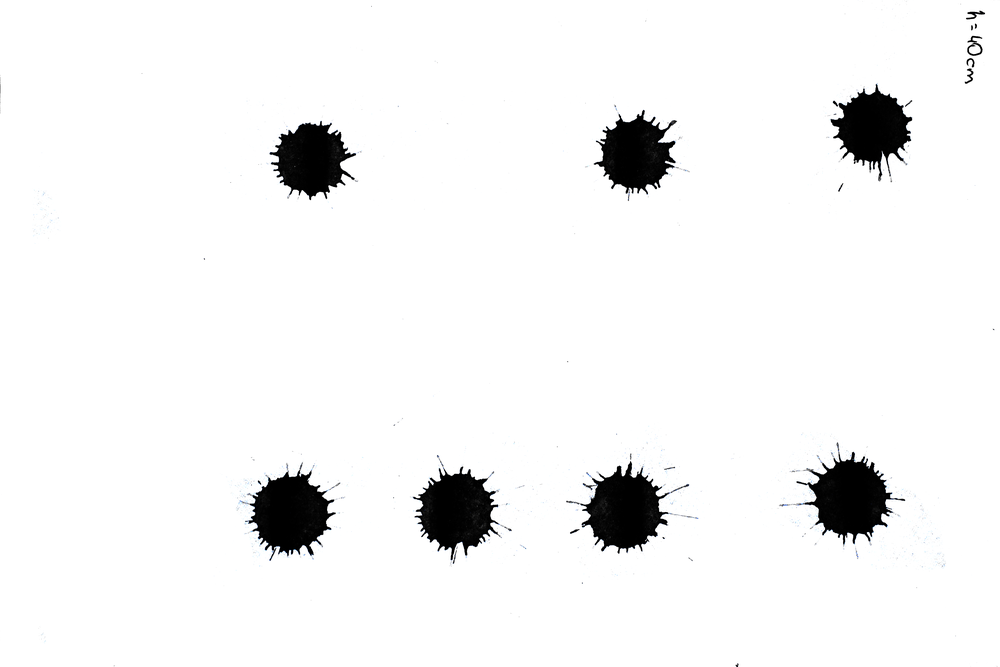
//> input picture 4.png, 1000 x 667 px, shrunk from 5184 x 3456 before the run
$ ./main ../4.png out.png   (built with g++ and OpenCV 4)
//> lines starting //> are read from the running program, lines starting //| are printed output that depends on the picture; after the words box and inside, x2 and y2 are one past the last pixel; in counts of white or black regions, pixels touching at a corner belong together
//> further down, bigsrc is the input picture: 667 rows x 1000 cols, CV_8UC3; mean B, G, R 243.1, 243, 243
#include <stdlib.h>

#include <iostream>
#include <fstream>
#include <string>
#include <vector>

#include <opencv2/imgcodecs.hpp>
#include <opencv2/highgui.hpp>
#include <opencv2/imgproc.hpp>

#define SCALE_FACTOR 1

cv::Mat src;
cv::Mat gray;

cv::Mat dest;

int lowThreshold;
const int maxLowThreshold = 100;

std::ofstream output;

void CannyThreshold(int _a, void *_b) {
//> called with _a = 0
    cv::Mat detectedEdges;
    cv::blur(gray, detectedEdges, cv::Size(3, 3));
//    cv::Canny(detectedEdges, detectedEdges, lowThreshold, lowThreshold * 3, 3);
    cv::threshold(detectedEdges, detectedEdges, 127, 255, cv::THRESH_BINARY_INV);
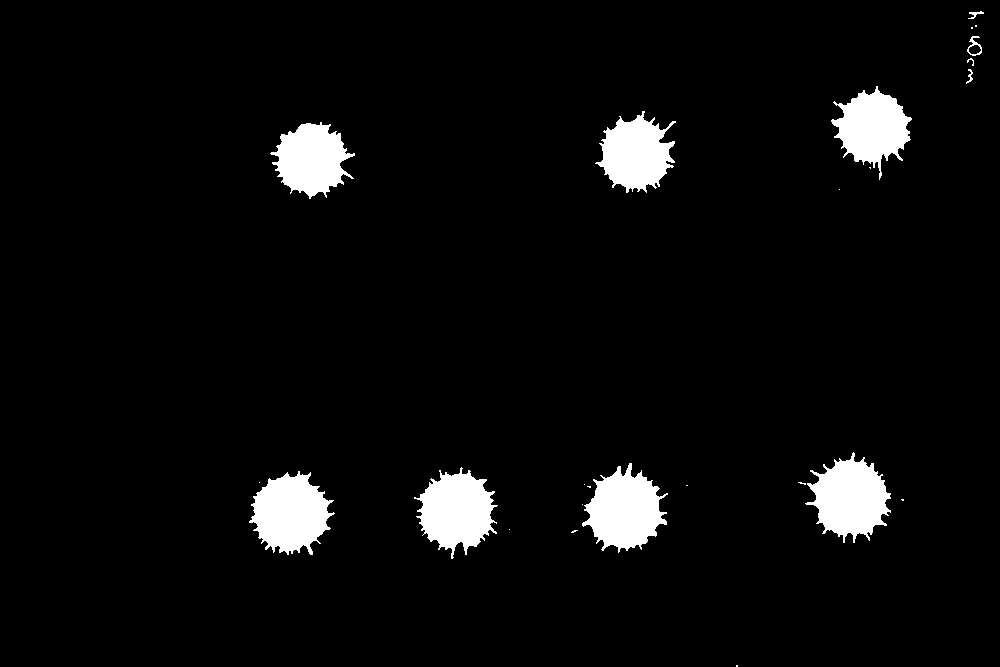
//> detectedEdges: 667 rows x 1000 cols, CV_8UC1; 4.6% white; 25 white regions (14 under 20 px)

    std::vector<std::vector<cv::Point>> contours;
    cv::findContours(detectedEdges, contours, cv::RETR_LIST, cv::CHAIN_APPROX_SIMPLE);
//> contours = 26 contours, 15 with area under 20; largest, box (x1, y1, x2, y2) and area: (249, 471, 335, 555) 4481, (805, 452, 891, 543) 4460, (582, 463, 668, 553) 4454, (414, 467, 498, 559) 4370, (831, 86, 912, 180) 3881

    for(auto con : contours) {
        if(cv::contourArea(con) < 100) continue;
        cv::Point2f center;
        float radius;

        cv::minEnclosingCircle(con, center, radius);

        cv::circle(src, center, radius, cv::Scalar(255, 0, 0));

        // now find the inscribed circle
        int dist = 0;
        int maxDist = 0;
        cv::Point nCenter;

        #pragma omp parallel for
        for(int i = 0; i < detectedEdges.cols; i++) {
            for(int j = 0; j < detectedEdges.rows; j++) {
                dist = cv::pointPolygonTest(con, cv::Point(i, j), true);
                if(dist > maxDist) {
                    maxDist = dist;
                    nCenter = cv::Point(i, j);
                }
            }
        }

//        std::cout << nCenter << std::endl;
        cv::circle(src, nCenter, maxDist, cv::Scalar(255, 0, 0));
        std::cout << "inscribed radius: " << maxDist << " circunscribed radius: "
           << radius << std::endl;

        output << maxDist << "," << radius << std::endl;
    }
//> this loop made 26 passes
//> (center, radius, dist, maxDist, nCenter) on passes 11, 12, 13, 14, 17, 18, 19, 23: (Point(292.5, 513.5), 44.97, -682, 34, Point(289, 512)), (Point(456, 512.5), 45.77, -520, 32, Point(455, 509)), (Point(623.3, 508.8), 46.42, -362, 33, Point(624, 511)), (Point(847.4, 498.4), 46.92, -180, 33, Point(850, 496)), (Point(312.1, 163.5), 43.39, -809, 30, Point(309, 159)), (Point(639.1, 149.8), 46.03, -588, 29, Point(632, 154)), (Point(869.1, 132.7), 47.36, -501, 29, Point(872, 124)), (Point(975, 45.5), 9.96, -611, 5, Point(974, 49))
//> con on passes 3, 4, 7, 8, 10, 15: 1 Point (x, y): [509, 529], 1 Point (x, y): [582, 504], 2 Points (x, y): [686, 485], [687, 485], 1 Point (x, y): [584, 484], 1 Point (x, y): [259, 482], 1 Point (x, y): [839, 189]
//| inscribed radius: 34 circunscribed radius: 44.9743
//| inscribed radius: 32 circunscribed radius: 45.774
//| inscribed radius: 33 circunscribed radius: 46.4178
//| inscribed radius: 33 circunscribed radius: 46.9189
//| inscribed radius: 30 circunscribed radius: 43.3908
//| inscribed radius: 29 circunscribed radius: 46.0264
//| inscribed radius: 29 circunscribed radius: 47.3608
//| inscribed radius: 5 circunscribed radius: 9.96253
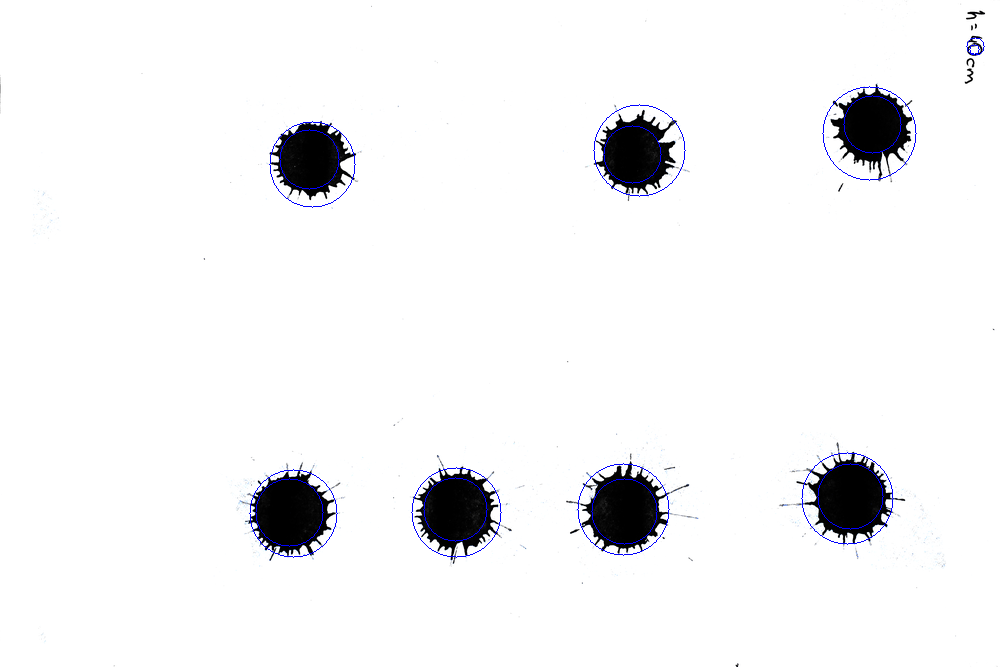
//> src: 667 rows x 1000 cols, CV_8UC3; 0.46% of pixels changed, all inside (x1, y1, x2, y2) = (249, 37, 985, 558)

    dest = cv::Scalar::all(0);

    src.copyTo(dest, detectedEdges);
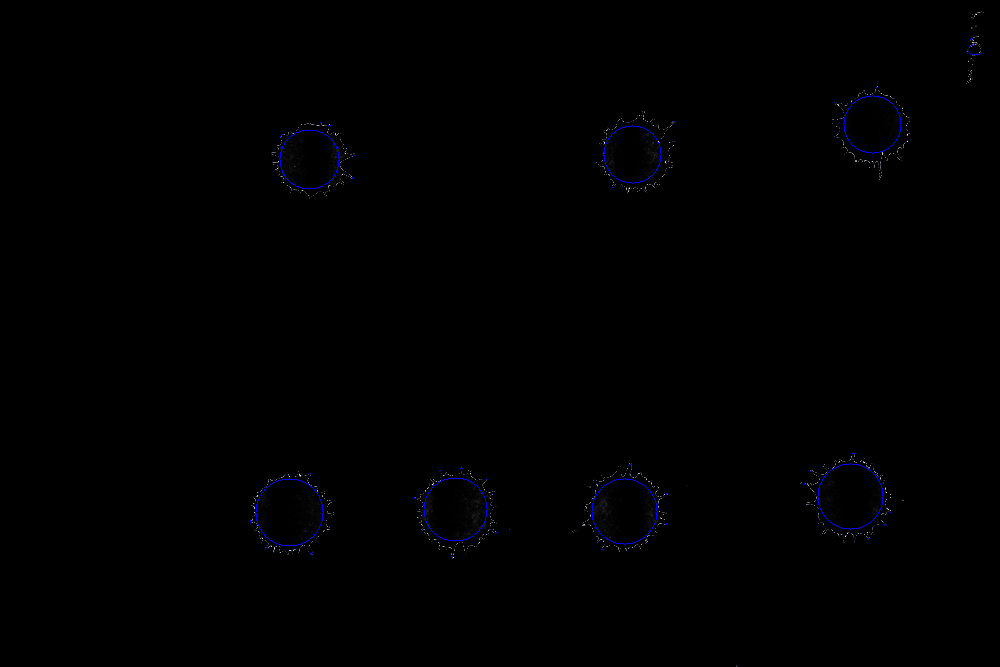
//> dest: 667 rows x 1000 cols, CV_8UC3; mean B, G, R 0.9, 0.3, 0.3
//    imshow("circles", src);
}

int main(int argc, char* argv[]) {
    if(argc < 3) {
        return -1;
    }

    output.open(argv[2], std::ios_base::trunc);
    output << "Inscribed Radius,Circumscribed Radius" << std::endl;

//    cv::namedWindow("circles", cv::WINDOW_AUTOSIZE);

    cv::Mat bigsrc = cv::imread(argv[1], cv::IMREAD_COLOR);

    if(bigsrc.empty()) {
        std::cerr << "Fon" << std::endl;
        return -1;
    }

    cv::resize(bigsrc, src, cv::Size(), SCALE_FACTOR, SCALE_FACTOR);

    cv::cvtColor(src, gray, cv::COLOR_BGR2GRAY);

    cv::createTrackbar("Threshold: ", "circles", &lowThreshold, maxLowThreshold, CannyThreshold);

    CannyThreshold(0, 0);

//    cv::waitKey();

    output.close();

    return 0;
}
